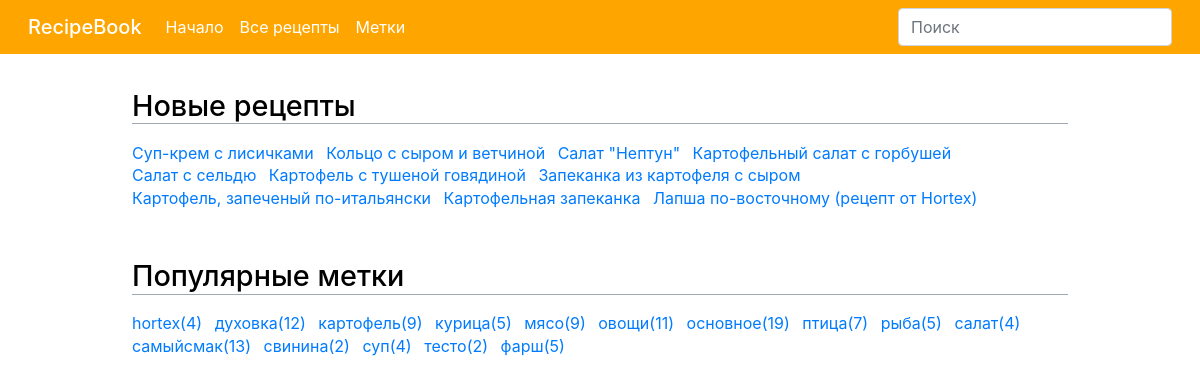
The page / on the database its author committed.
### tables this page shows
CREATE TABLE tag (
    tag TEXT NOT NULL,
    recipe_id INTEGER 
);

### app.py (the view)
@app.route('/')
def index():
    page_title = config.SITE_TITLE
    with app.app_context():
        db = get_db()
        last_recipes = recipedb.get_last_recipes(db, 10)
        tag_list_popular = recipedb.get_taglist_popular(db, 15)
    return render_template('index.html', tag_list_popular=tag_list_popular,
                            last_recipes=last_recipes, page_title=page_title)

### app.py (called while the page is built)
def get_db():
    def make_dicts(cursor, row):
        return dict((cursor.description[idx][0], value)
                    for idx, value in enumerate(row))
    db = getattr(g, '_database', None)
    if db is None:
        db = g._database = sqlite3.connect(config.DATABASE)
    db.row_factory = make_dicts
    return db

@app.teardown_appcontext
def close_connection(exception):
    db = getattr(g, '_database', None)
    if db is not None:
        db.close()

### recipedb.py (called while the page is built)
def get_last_recipes(db, limit=10):
    cur = db.cursor().execute('select rowid, title from recipe_fts order by created desc limit ?', (limit,))
    rv = cur.fetchall()
    return rv

def get_taglist_popular(db, limit=10):
    cur = db.cursor().execute('select tag, qty from (select tag, count(1) as qty from tag group by tag order by 2 DESC limit ?) order by 1', (limit,))
    rv = cur.fetchall()
    return rv

### templates/index.html
{% extends "base.html" %}
{% block content %}
<div class="row">
    <div class="col-lg-12">
        <h1>Новые рецепты</h1>
        <ul class='list-inline'>
            {% for recipe in last_recipes %}
            <li class="list-inline-item"><a href="{{ url_for('view_recipe', rowid=recipe['rowid'])}}">{{ recipe['title'] }}</a></li>
            {% endfor %}
        </ul>
    </div>
</div>
<div class="row">
    <div class="col-lg-12">
        <h1>Популярные метки</h1>
        <ul class="list-inline">
            {% for tag in tag_list_popular %}
            <li class="list-inline-item"><a href="{{ url_for('view_tag', tag=tag['tag']) }}">{{ tag['tag'] }}({{ tag['qty']}})</a></li>
            {% endfor %}
        </ul>
    </div>
</div>
{% endblock %}

### static/css/style.css (style rules this page uses)
body { overflow-y: scroll; font-size:100%; color: #212529; line-height: 1.4; font-family: -apple-system, BlinkMacSystemFont, 'Segoe UI', Roboto, Oxygen, Ubuntu, Cantarell, 'Open Sans', 'Helvetica Neue', sans-serif; }
h1, h2, h3, h4, h5, h6 { color: #000; font-weight: 500; margin: 0; padding: 0; }
h1 { font-size: 180%; border-bottom: 1px solid #a2a9b1; margin: 1.2em 0 0.6em; }
.container a { color: #007bff; text-decoration: none; }

### rows shown on the page
tag: tag "hortex", qty "4"
tag: tag "духовка", qty "12"
tag: tag "овощи", qty "11"

### other values the page prints
{{ recipe['title'] }} "Суп-крем с лисичками" "Кольцо с сыром и ветчиной" "Салат \"Нептун\"" "Картофельный салат с горбушей" "Салат с сельдю" "Картофель с тушеной говядиной" "Запеканка из картофеля с сыром" "Картофель, запеченый по-итальянски" "Картофельная запеканка" "Лапша по-восточному (рецепт от Hortex)"
{{ tag['tag'] }} "картофель" "курица" "мясо" "основное" "птица" "рыба" "салат" "самыйсмак" "свинина" "суп" "тесто" "фарш"
{{ tag['qty'] }} "9" "5" "9" "19" "7" "5" "4" "13" "2" "4" "2" "5"
